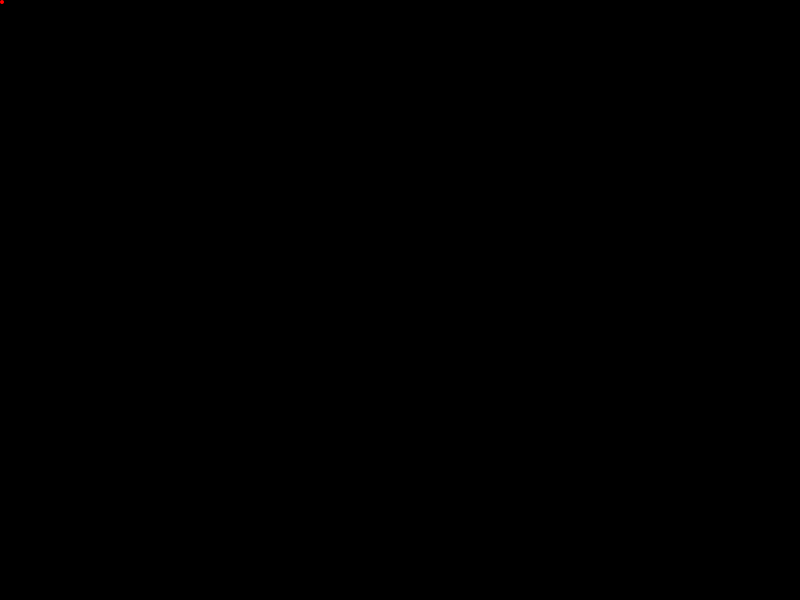
Frame 1 (no input)
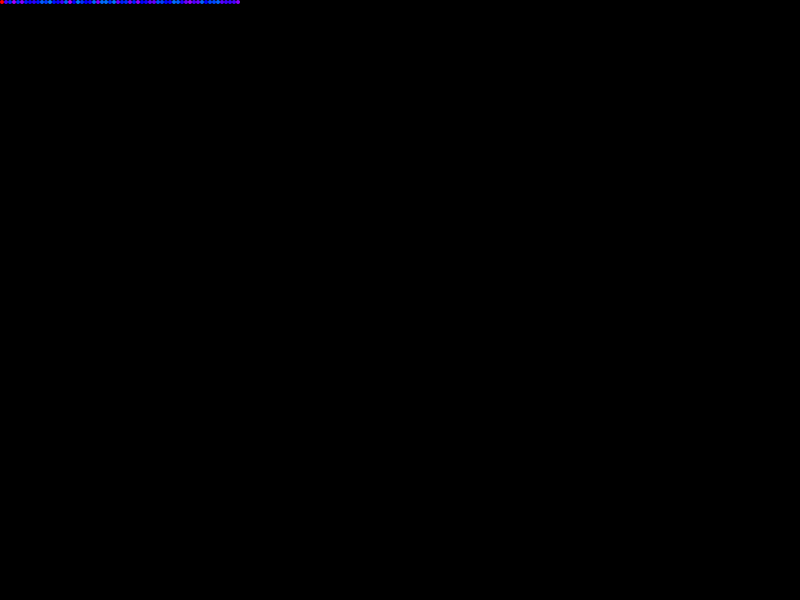
Frame 60 (the mouse pressed at the canvas centre just before this capture)
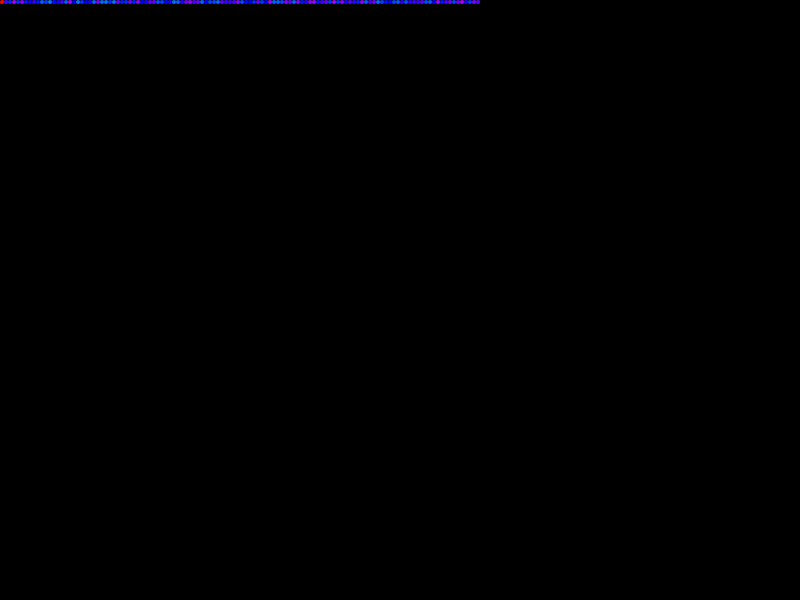
Frame 120 (the mouse held since frame 60 and released just before this capture)

The Processing sketch that drew these frames (run headless with seeded random() and noise(); from frame 60 on, the mouse is pressed at the canvas centre):

// Processing sketch: mosaico
// ── mosaico.pde
//var
float x,y,d,v,h,n;

//setup
void setup(){
  size (800,600);
  background(0);
  colorMode(HSB);
  //d = round(random(5,30)); // diametro
  //v = round(random(1,10)); // velocidade
  d = 4;
  v = 4;
  h = 0;                   // hue
  n = 256 / ( width / v ); // variação do hue
  x = d/2;                 //
  y = d/2;
}

//draw
void draw(){
  //shape
  //background(0);
  noStroke();
  fill(h,255,255);
  ellipse(x,y,d,d);
  
  //logic
  //psosição do objeto:
  if (x > width-d/2-1){
    println("reset x");
    println("reset hue");
    x = d/2;
    h = 0;
    if (y > height-d/2-1){
      println("reset Y");
      y = d/2;
    }
    else {
    y = y + v;
    }
  }
  else {
    x = x + v;
  }
  println("x:", x, " //  y:", y, " //   Hue:",h);
  
  //cores
  h = random(150,200);
  //if (h < 255){
  //  h = h + n;
  //}
  //else {
  //  h = 0;
  //}
}
